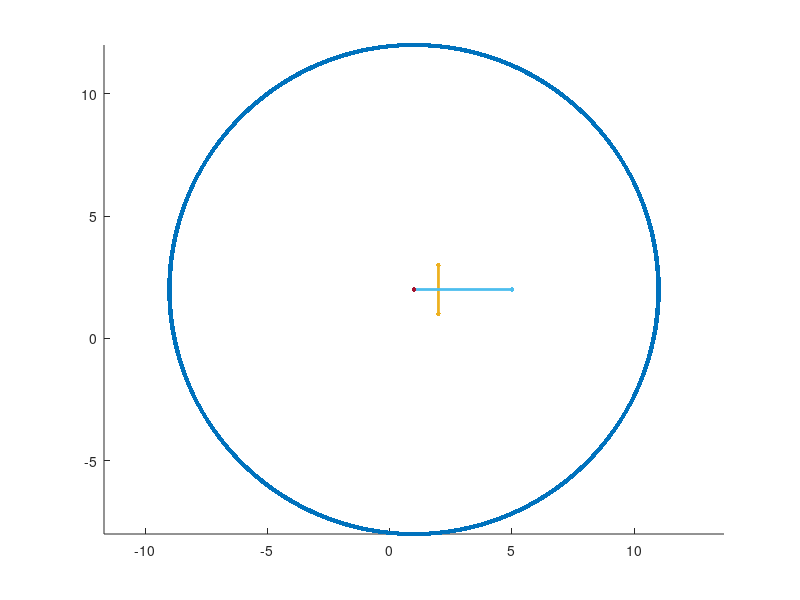

The MATLAB script that drew this image:
function res = Batch()
res = 0
figure; hold on; axis equal;
plot([2 2],[1 1], 'LineWidth', 2, 'Marker', '.', 'MarkerSize', 10)
plot([2 2],[3 3], 'LineWidth', 2, 'Marker', '.', 'MarkerSize', 10)
plot([2 2],[1 3], 'LineWidth', 2, 'Marker', '.', 'MarkerSize', 10)
plot([5 5],[2 2], 'LineWidth', 2, 'Marker', '.', 'MarkerSize', 10)
plot([1 1],[2 2], 'LineWidth', 2, 'Marker', '.', 'MarkerSize', 10)
plot([5 1],[2 2], 'LineWidth', 2, 'Marker', '.', 'MarkerSize', 10)
plot([1 1],[2 2], 'LineWidth', 2, 'Marker', '.', 'MarkerSize', 10)
plot(1 + 10 * cos(0:0.001 : 2 * pi), 2 + 10 * sin(0:0.001 : 2 * pi), 'LineWidth', 2, 'Marker', '.', 'MarkerSize', 10)
